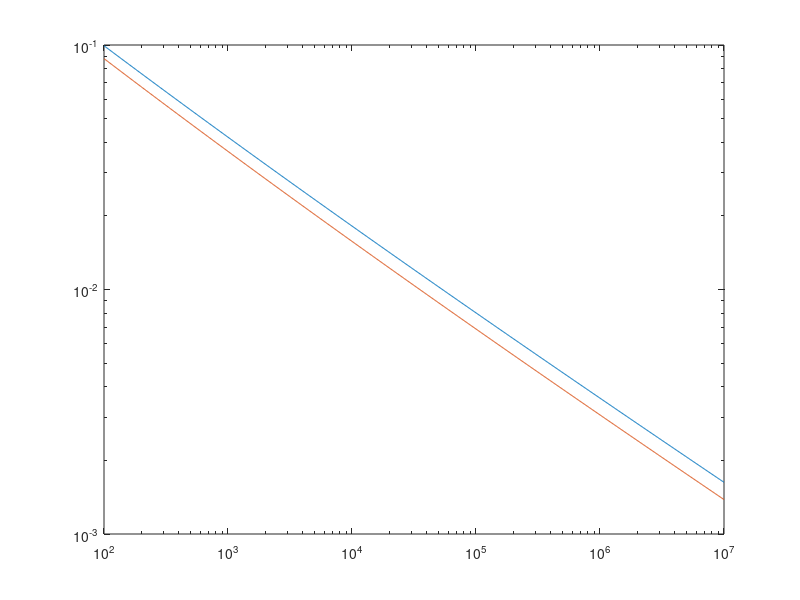
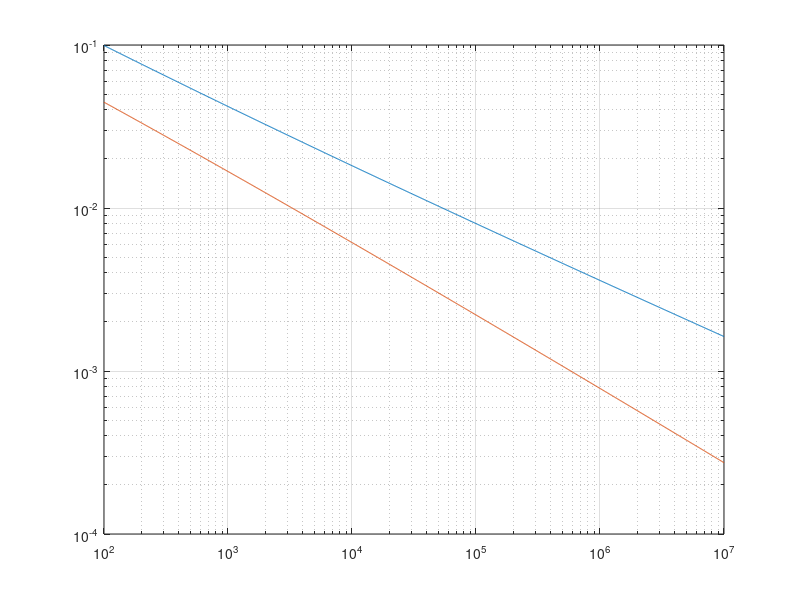

The MATLAB script that drew these images, in order:
p = 1;
d = 3;
m = 1;
beta = 10^(-9);
Ns = logspace(2,7,1000);
diam_inf = 0.025;
%% Dimitris' paper

C_star = sqrt(d)*2^((d-2)/(2*p))*(1/(1-2^(p-d/2)) + 1/(1-2^(-p)))^(1/p);
rho = 1/2*diam_inf;

epsilons = 2*rho*( C_star*Ns.^(-1/d) + sqrt(d)*(2*log(1/beta))^(1/(2*p))*Ns.^(-1/(2*p)) );

figure
loglog(Ns,epsilons)
hold on
grid

%% Dimitris' paper (more conservative formulas)

% C_STAR = (C_star^d)/(2*d^(d/2));
% c_STAR = 1/(2^d*d^(d/2));
% 
% epsilons = 2*rho*(log(C_STAR/beta)/c_STAR)^(1/d)*Ns.^(-1/d);
% 
% loglog(Ns,epsilons)
% hold on
% grid

%% Fournier's paper

if (d == 3)
    C_star = d^(p/m)*3.72;
elseif (d == 8)
    C_star = d^(p/m)*1.84;
end

epsilons = 2*rho*( C_star*Ns.^(-1/d) + sqrt(d)*(2*log(1/beta))^(1/(2*p))*Ns.^(-1/(2*p)) );
loglog(Ns,epsilons)
hold on
grid

%% d = 2 = 2*p;

% Dimitris'

d = 3;

C_star = sqrt(d)*2^((d-2)/(2*p))*(1/(1-2^(p-d/2)) + 1/(1-2^(-p)))^(1/p);
rho = 1/2*diam_inf;

epsilons = 2*rho*( C_star*Ns.^(-1/d) + sqrt(d)*(2*log(1/beta))^(1/(2*p))*Ns.^(-1/(2*p)) );

figure
loglog(Ns,epsilons)
hold on

% Fournier's

d = 2;

C_stars = d^(p/m)*(0.73*log(Ns)+1);

epsilons = 2*rho*( C_stars.*Ns.^(-1/d) + sqrt(d)*(2*log(1/beta))^(1/(2*p))*Ns.^(-1/(2*p)) );

loglog(Ns,epsilons)
hold on
grid


% In the case of m = p = 2, if T_p^(m) was used instead of W_p, the
% constant would be reduced by a factor of sqrt(2), which means N reduced
% by a factor of 2^(d/2) = 2 (in 2D)
